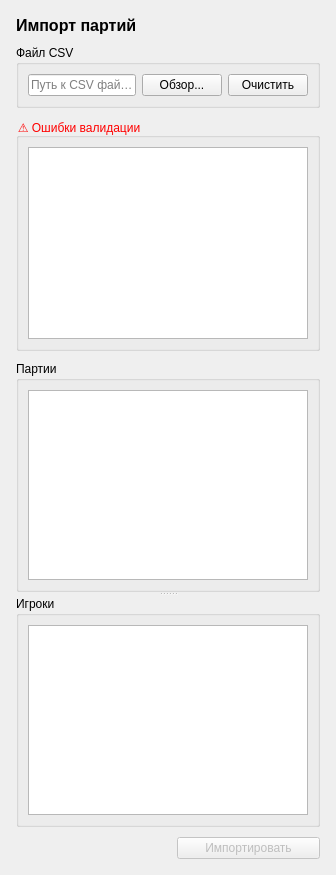
<?xml version="1.0" encoding="UTF-8"?>
<ui version="4.0">
    <author/>
    <comment/>
    <exportmacro/>
    <class>botc::ui::ImportGamesWidget</class>
    <widget class="QWidget" name="botc::ui::ImportGamesWidget">
        <layout class="QVBoxLayout" name="mainLayout">
            <property name="margin">
                <number>16</number>
            </property>
            <property name="spacing">
                <number>10</number>
            </property>

            <!-- Заголовок -->
            <item>
                <widget class="QLabel">
                    <property name="text">
                        <string>Импорт партий</string>
                    </property>
                    <property name="styleSheet">
                        <string>font-size: 16px; font-weight: bold;</string>
                    </property>
                </widget>
            </item>
            <!-- Выбор файла -->
            <item>
                <widget class="QGroupBox">
                    <property name="title">
                        <string>Файл CSV</string>
                    </property>
                    <layout class="QHBoxLayout">
                        <item>
                            <widget class="QLineEdit" name="filePathEdit">
                                <property name="readOnly">
                                    <bool>true</bool>
                                </property>
                                <property name="placeholderText">
                                    <string>Путь к CSV файлу...</string>
                                </property>
                            </widget>
                        </item>
                        <item>
                            <widget class="QPushButton" name="browseButton">
                                <property name="text">
                                    <string>Обзор...</string>
                                </property>
                                <property name="maximumWidth">
                                    <number>90</number>
                                </property>
                            </widget>
                        </item>
                        <item>
                            <widget class="QPushButton" name="clearButton">
                                <property name="text">
                                    <string>Очистить</string>
                                </property>
                                <property name="maximumWidth">
                                    <number>90</number>
                                </property>
                            </widget>
                        </item>
                    </layout>
                </widget>
            </item>
            <!-- Ошибки валидации -->
            <item>
                <widget class="QGroupBox" name="errorsGroup">
                    <property name="title">
                        <string>⚠ Ошибки валидации</string>
                    </property>
                    <property name="styleSheet">
                        <string>QGroupBox { color: red; }</string>
                    </property>
                    <property name="visible">
                        <bool>false</bool>
                    </property>
                    <!-- Запрещаем растягиваться по вертикали -->
                    <property name="sizePolicy">
                        <sizepolicy hsizetype="Preferred" vsizetype="Maximum">
                            <horstretch>0</horstretch>
                            <verstretch>0</verstretch>
                        </sizepolicy>
                    </property>
                    <layout class="QVBoxLayout">
                        <item>
                            <widget class="QListWidget" name="errorsWidget">
                            </widget>
                        </item>
                    </layout>
                </widget>
            </item>

            <!-- Сплиттер: партии сверху, игроки снизу -->
            <item>
                <widget class="QSplitter" name="splitter">
                    <property name="orientation">
                        <enum>Qt::Vertical</enum>
                    </property>
                    <!-- Таблица партий -->
                    <widget class="QGroupBox" name="partiesGroupBox">
                        <property name="title">
                            <string>Партии</string>
                        </property>
                        <layout class="QVBoxLayout">
                            <item>
                                <widget class="QTableWidget" name="partiesTable">
                                    <property name="minimumHeight">
                                        <number>160</number>
                                    </property>
                                    <property name="selectionBehavior">
                                        <enum>QAbstractItemView::SelectRows</enum>
                                    </property>
                                    <property name="selectionMode">
                                        <enum>QAbstractItemView::SingleSelection</enum>
                                    </property>
                                    <property name="alternatingRowColors">
                                        <bool>true</bool>
                                    </property>
                                    <property name="editTriggers">
                                        <set>QAbstractItemView::NoEditTriggers</set>
                                    </property>
                                </widget>
                            </item>
                        </layout>
                    </widget>
                    <!-- Таблица игроков -->
                    <widget class="QGroupBox" name="playersGroupBox">
                        <property name="title">
                            <string>Игроки</string>
                        </property>
                        <layout class="QVBoxLayout">
                            <item>
                                <widget class="QTableWidget" name="playersTable">
                                    <property name="minimumHeight">
                                        <number>160</number>
                                    </property>
                                    <property name="selectionBehavior">
                                        <enum>QAbstractItemView::SelectRows</enum>
                                    </property>
                                    <property name="alternatingRowColors">
                                        <bool>true</bool>
                                    </property>
                                    <property name="editTriggers">
                                        <set>QAbstractItemView::NoEditTriggers</set>
                                    </property>
                                </widget>
                            </item>
                        </layout>
                    </widget>

                </widget>
            </item>
            <!-- Статус + кнопка -->
            <item>
                <layout class="QHBoxLayout">
                    <item>
                        <widget class="QLabel" name="statusLabel">
                            <property name="text">
                                <string></string>
                            </property>
                        </widget>
                    </item>
                    <item>
                        <spacer>
                            <property name="orientation">
                                <enum>Qt::Horizontal</enum>
                            </property>
                        </spacer>
                    </item>
                    <item>
                        <widget class="QPushButton" name="importButton">
                            <property name="text">
                                <string>Импортировать</string>
                            </property>
                            <property name="enabled">
                                <bool>false</bool>
                            </property>
                            <property name="minimumWidth">
                                <number>120</number>
                            </property>
                        </widget>
                    </item>
                </layout>
            </item>
        </layout>
    </widget>
    <pixmapfunction/>
    <connections/>
</ui>
